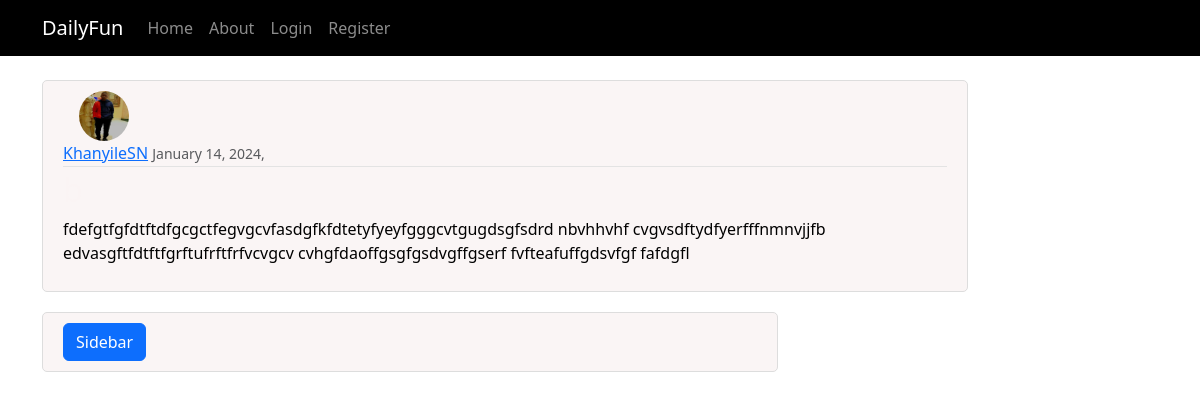
The app's page /post/17/ with its own data.
### blog/models.py (models this page shows, shortened)
class Post(models.Model):
    title= models.CharField(max_length = 200)
    content = models.TextField()
    date_posted = models.DateTimeField(default = timezone.now)
    author = models.ForeignKey(User, on_delete = models.CASCADE)

### logins/models.py (models this page shows, shortened)
class Profile(models.Model):
    user =models.OneToOneField(User, on_delete=models.CASCADE)
    image =models.ImageField(default='default.jpg', upload_to='profile_pics',null=True,blank=True)
    follows= models.ManyToManyField("self",
                                    related_name='followed_by',
                                    symmetrical=False,
                                    blank= True
                                    )
    bio =models.CharField(null=True,blank= True,max_length=500)

### blog/views.py (the view)
# urls.py: path('post/<int:pk>/', PostDetailView.as_view(), name='post-detail'),
class PostDetailView(DetailView):
    model=Post

### blog/Templates/blog/post_detail.html (shortened to what this page needs)
{% extends 'blog/base.html' %}
{%block content%}
<article class="media content-section">
  <img class="rounded-circle article-image" src="{{object.author.profile.image.url}}" width = 50px height= 50px>
    <div class="media-body">
      <div class="article-metadata">
        <a class="mr-2" href="{% url 'user-posts' object.author.username %}">{{ object.author }}</a>
        <small class="text-muted">{{ object.date_posted|date:'F d, Y,' }}</small>
      </div>
      <h2 class="article-title">{{ object.title }}</h2>
      <p class="article-content">{{ object.content }}</p>
    </div>
  </article>
{%endblock content%}

### blog/static/blog/main.css (style rules this page uses)
body { background: white; color: black; margin-top: 5rem; }
h1, h2, h3, h4, h5, h6 { color:#4444 ; }
.content-section { background: hsl(0, 37%, 97%); padding: 10px 20px; border: 1px solid #dddddd; border-radius: 5px; margin-bottom: 20px; right: 50px; }
.article-title { color: hsla(0, 30%, 96%, 0.048); }
.article-content { white-space: pre-line; }
.article-image { height: 50px; width: 50px; margin-right: 16px; margin-left: 16px; }
.article-metadata { padding-bottom: 1px; margin-bottom: 4px; border-bottom: 1px solid #e3e3e3 }

### records on screen
Post: author.profile.image (picture), author "KhanyileSN", date_posted "January 14, 2024,", content "fdefgtfgfdtftdfgcgctfegvgcvfasdgfkfdtetyfyeyfgggcvtgugdsgfsdrd nbvhhvhf cvgvsdftydfyerfffnmnvjjfb edvasgftfdtftfgrftufrftfrfvcvgcv cvhgfdaoffgsgfgsdvgffgserf fvfteafuffgdsvfgf fafdgfl"
